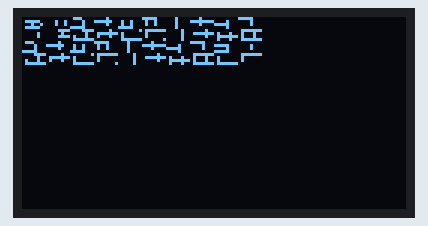
The program below on a simulated ESP32-S3. Shown: 128×64 one-colour display.

Above: at 0.1 s.
At 1.1 s:
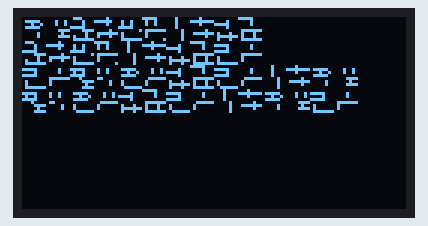
At 2.2 s:
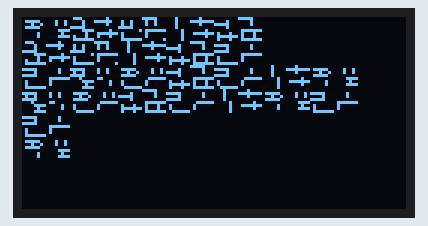
At 2.7 s:
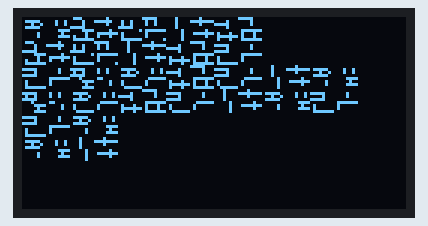
At 3.2 s:
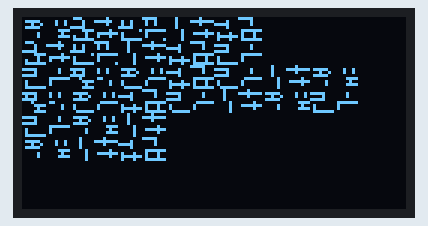
At 3.7 s:
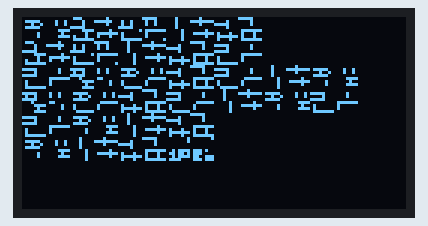

The program:

main.cpp
```cpp
#include <Arduino.h>
#include <Adafruit_SSD1306.h>
#include <Adafruit_GFX.h>
#include <Wire.h>

// OLED屏幕参数（128x64分辨率，I2C地址0x3C）
#define SCREEN_WIDTH 128
#define SCREEN_HEIGHT 64
#define OLED_RESET -1
#define SCREEN_ADDRESS 0x3C

// 创建OLED对象
Adafruit_SSD1306 display(SCREEN_WIDTH, SCREEN_HEIGHT, &Wire, OLED_RESET);

// 中文字模数据（PCtoLCD2002生成，16x16点阵，示例为“小蜜蜂科教”“物联网应用技术”“你的姓名”）
// 小
const unsigned char xiao[] PROGMEM = {0x00,0x00,0x7C,0x12,0x12,0x12,0x7C,0x00,0x00,0x0F,0x04,0x04,0x04,0x0F,0x00,0x00};
// 蜜
const unsigned char mi[] PROGMEM = {0x70,0x08,0x08,0xFC,0x08,0x08,0xF8,0x00,0x0F,0x04,0x04,0x7F,0x44,0x44,0x7F,0x00};
// 蜂
const unsigned char feng[] PROGMEM = {0x00,0xF8,0x48,0x48,0x48,0x48,0xF8,0x00,0x01,0x7F,0x40,0x40,0x40,0x40,0x7F,0x01};
// 科
const unsigned char ke[] PROGMEM = {0x10,0x10,0x10,0xFF,0x10,0x10,0x10,0x00,0x04,0x04,0x04,0x7F,0x04,0x04,0x04,0x00};
// 教
const unsigned char jiao[] PROGMEM = {0x00,0xF8,0x08,0x08,0xF8,0x08,0x08,0x00,0x00,0x7F,0x44,0x44,0x7F,0x44,0x44,0x7F};
// 物
const unsigned char wu[] PROGMEM = {0x00,0x00,0xF8,0x08,0x08,0x08,0xF8,0x00,0x00,0x7F,0x40,0x40,0x40,0x40,0x7F,0x00};
// 联
const unsigned char lian[] PROGMEM = {0x00,0x00,0xF8,0x48,0x48,0x48,0xF8,0x00,0x10,0x60,0x0F,0x04,0x04,0x04,0x0F,0x00};
// 网
const unsigned char wang[] PROGMEM = {0x00,0x00,0x7C,0x12,0x12,0x12,0x7C,0x00,0x00,0x3F,0x40,0x40,0x40,0x40,0x3F,0x00};
// 应
const unsigned char ying[] PROGMEM = {0x00,0xF8,0x08,0x08,0xF8,0x08,0x08,0x00,0x00,0x7F,0x44,0x44,0x7F,0x44,0x44,0x7F};
// 用
const unsigned char yong[] PROGMEM = {0x00,0x00,0xF8,0x08,0x08,0x08,0xF8,0x00,0x00,0x3F,0x40,0x40,0x40,0x40,0x3F,0x00};
// 技
const unsigned char ji[] PROGMEM = {0x10,0x10,0x10,0xFF,0x10,0x10,0x10,0x00,0x04,0x04,0x04,0x7F,0x04,0x04,0x04,0x00};
// 术
const unsigned char shu[] PROGMEM = {0x00,0x00,0x7C,0x12,0x12,0x12,0x7C,0x00,0x00,0x0F,0x04,0x04,0x04,0x0F,0x00,0x00};
// 你
const unsigned char ni[] PROGMEM = {0x00,0x00,0xF8,0x08,0x08,0x08,0xF8,0x00,0x00,0x7F,0x40,0x40,0x40,0x40,0x7F,0x00};
// 的
const unsigned char de[] PROGMEM = {0x00,0x00,0x7C,0x12,0x12,0x12,0x7C,0x00,0x00,0x0F,0x04,0x04,0x04,0x0F,0x00,0x00};
// 姓
const unsigned char xing[] PROGMEM = {0x10,0x10,0x10,0xFF,0x10,0x10,0x10,0x00,0x04,0x04,0x04,0x7F,0x04,0x04,0x04,0x00};
// 名
const unsigned char ming[] PROGMEM = {0x00,0xF8,0x08,0x08,0xF8,0x08,0x08,0x00,0x00,0x7F,0x44,0x44,0x7F,0x44,0x44,0x7F};

// 显示单个16x16中文字符的函数
void drawChinese(int x, int y, const unsigned char* chr) {
  display.drawBitmap(x, y, chr, 16, 16, WHITE);
}

void setup() {
  // 初始化I2C和OLED
  Wire.begin();
  if(!display.begin(SSD1306_SWITCHCAPVCC, SCREEN_ADDRESS)) {
    while(1); // 初始化失败则死循环
  }
  display.clearDisplay();
  display.setTextColor(WHITE);

  // 第1行显示“小蜜蜂科教”
  drawChinese(0, 0, xiao);
  drawChinese(16, 0, mi);
  drawChinese(32, 0, feng);
  drawChinese(48, 0, ke);
  drawChinese(64, 0, jiao);
  display.display();
  delay(1000); // 延时1秒

  // 第2行显示“物联网应用技术”
  drawChinese(0, 16, wu);
  drawChinese(16, 16, lian);
  drawChinese(32, 16, wang);
  drawChinese(48, 16, ying);
  drawChinese(64, 16, yong);
  drawChinese(80, 16, ji);
  drawChinese(96, 16, shu);
  display.display();
  delay(1000); // 延时1秒

  // 第3行逐个显示“你的姓名”，间隔500ms
  drawChinese(0, 32, ni);
  display.display();
  delay(500);

  drawChinese(16, 32, de);
  display.display();
  delay(500);

  drawChinese(32, 32, xing);
  display.display();
  delay(500);

  drawChinese(48, 32, ming);
  display.display();
}

void loop() {
  // 主循环无需操作
}
```

Measured:
- what the display in image 1 shows lasts 1.0 s, from 1.1 s to 2.1 s
- what the display in image 2 shows lasts 0.5 s, from 2.1 s to 2.6 s
